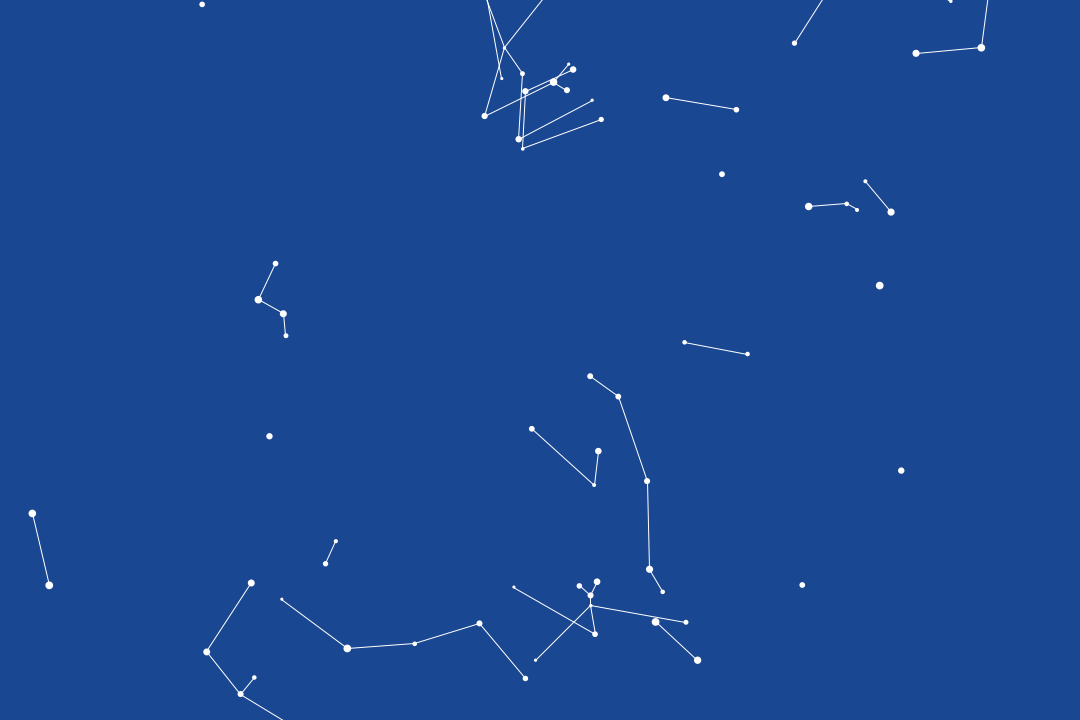
Frame 1 (no input)
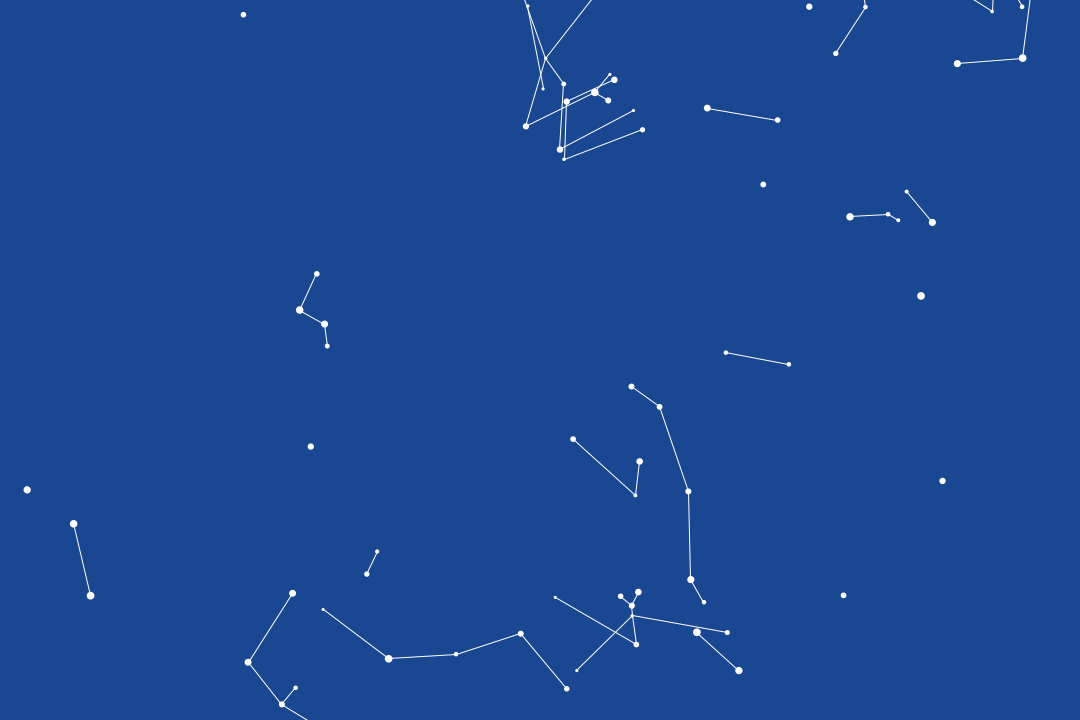
Frame 60 (the mouse pressed at the canvas centre just before this capture)
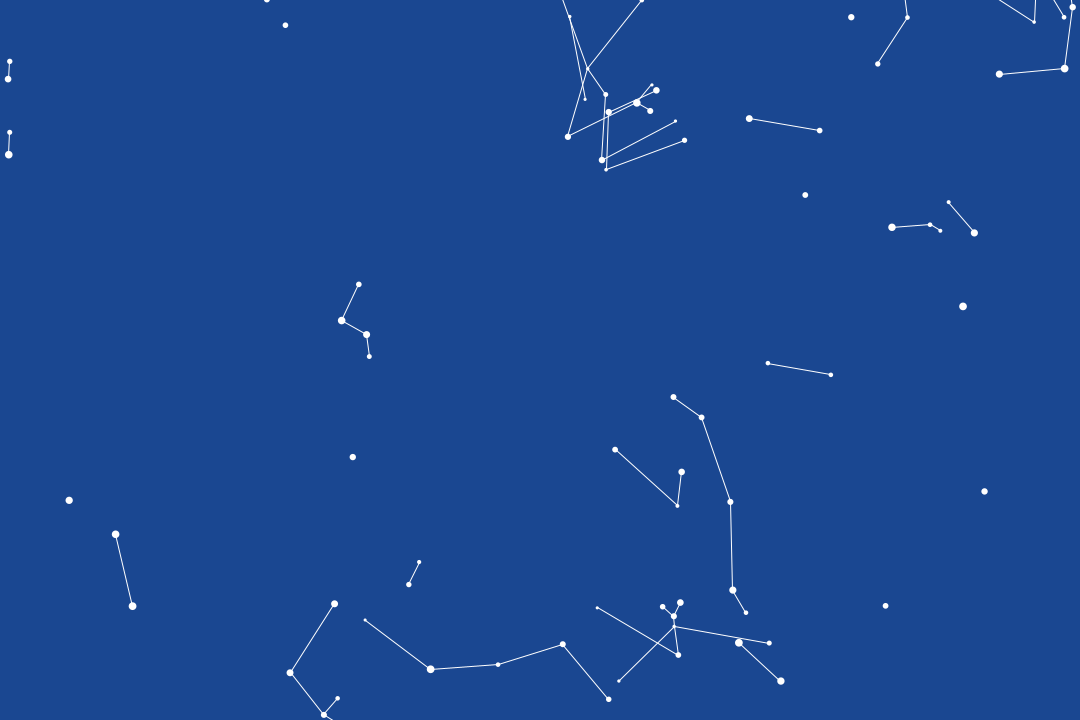
Frame 120 (the mouse held since frame 60 and released just before this capture)

The Processing sketch that drew these frames (run headless with seeded random() and noise(); from frame 60 on, the mouse is pressed at the canvas centre):

// Processing sketch: markov_constellations
// ── markov_constellations.pde
//global defaults
int numConstellations = 100;
float probabilityOfSingleStars = 0;
int minStarsInConstellation = 3;
int maxStarsInConstellation = 12;
float minStarSize = 3;
float maxStarSize = 8;
float speed = 0.7;
float minMagnitude = 5;
float maxMagnitude = 100;
float minAngle = PI/4;

//vector helpers
PVector emptyVector = new PVector(0, 0);

//------TO DO-------
//MERGE AFTER SENTENCE EXPANSION (to get rid of matching commits) :P :P :P
//Reference constellation colors; too many arguments being passed on
//Reconsider singleStar catch
//Intersection check
//Closed loops


Constellation[] constellations;

void setup() {
  //generate constellations
  size(1080, 720);
  background(#1a4791);
  constellations = new Constellation[numConstellations];
  for (int i = 0; i < numConstellations; i++) {
    constellations[i] = new Constellation(-width, width, -height, height);
  };
}

void draw() {
  //move all constellations
  background(#1a4791);
  for (int i = 0; i < constellations.length; i++) {
    boolean offscreen = true;
    for (int j = 0; j < constellations[i].constellationStars.size(); j++) {
      constellations[i].constellationStars.get(j).update();
      //check if entire constellation is offscreen
      if (constellations[i].constellationStars.get(j).xpos < width && constellations[i].constellationStars.get(j).ypos < height) {
        offscreen = false;
      };
    };
    //if offscreen, replace with new constellation to the left of and slightly above the screen
    if (offscreen) {
      constellations[i] = new Constellation(-width, 0, -height/4, height * 3 / 4);
    };
    for (int j = 0; j < constellations[i].constellationLines.size(); j++) {
      constellations[i].constellationLines.get(j).update();
    };
  };
};


class Constellation {
  //collection of stars and lines which connect them, or single star
  ArrayList<Star> constellationStars = new ArrayList<Star>();
  ArrayList<Line> constellationLines = new ArrayList<Line>();
  FloatDict constellationChain = new FloatDict();
  float r;
  float g;
  float b;
  Constellation (float minx, float maxx, float miny, float maxy) {
    //r = random(0, 255);
    //g = random(0, 255 - r);
    //b = random(0, 255 - g);
    r = 255;
    g = 255;
    b = 255;
    float startX = random(minx, maxx);
    float startY = random(miny, maxy);
    constellationChain.set("0", 0.5);
    constellationChain.set("1", 0.35);
    constellationChain.set("2", 0.1);
    constellationChain.set("3", 0.05);
    constellationStars.add(new Star(startX, startY, random(minStarSize, maxStarSize), r, g, b));
    float singleStar = random(0, 1);
    if (singleStar > probabilityOfSingleStars) {
      workFromNode(this, constellationStars.get(0));
    };
  };
};

void workFromNode(Constellation constellation, Star node) {
  //recursively evaluates whether to grow from node, how many new vectors to draw, and where to place them
  float nextMoveProb = random(0, 1);
  String nextMove = "";
  for (int i = 0; i < constellation.constellationChain.keyArray().length; i++) {
    if (nextMoveProb <= constellation.constellationChain.get(constellation.constellationChain.keyArray()[i])) {
      nextMove = constellation.constellationChain.keyArray()[i];
      break;
    } else {
      nextMoveProb -= constellation.constellationChain.get(constellation.constellationChain.keyArray()[i]);
    }
  }
  int newNodes = int(nextMove);
  for (int j = 0; j < newNodes; j++) {
    //make new node or connect to old node; lower probability of connecting to old node if selected
    //only make new vector if newVector function was able to find a nonconflicting option within 10 tries (arbitrary value)
    PVector newVector = newVector(constellation, node);
    if (newVector != emptyVector){
      float x = newVector.x + node.xpos;
      float y = newVector.y + node.ypos;
      Star newStar = new Star(x, y, random(minStarSize, maxStarSize), constellation.r, constellation.g, constellation.b);
      constellation.constellationStars.add(newStar);
      constellation.constellationLines.add(new Line(node, newStar, constellation.r, constellation.g, constellation.b));
      workFromNode(constellation, newStar);
    };
    //allow for old node to fail and reset if not possible without a collision
    //make new node and/or path, evaluate new node if applicable
  }
};

class Star {
  //set of coordinates, radius, and color
  float xpos, ypos, size, red, green, blue;
  Star (float x, float y, float s, float r, float g, float b) {
    xpos = x;
    ypos = y;
    size = s;
    red = r;
    green = g;
    blue = b;
  };
  void update() {
    noStroke();
    fill(red, green, blue);
    xpos += speed;
    ypos += speed / 4;
    ellipse(xpos, ypos, size, size);
  };
};

boolean intersect(Star star1, PVector vector1, Star star2, PVector vector2){
  //find point of intersection of lines; return true if overlap
  float line1_slope, line2_slope, line1_b, line2_b, int_x, line1_x1, line1_x2, line1_y1, line1_y2, line2_x1, line2_x2, line2_y1, line2_y2;
  line1_x1 = star1.xpos;
  line1_x2 = star1.xpos + vector1.x; 
  line1_y1 = star1.ypos;
  line1_y2 = star1.ypos + vector1.y;
  line2_x1 = star2.xpos;
  line2_x2 = star2.xpos + vector2.x; 
  line2_y1 = star2.ypos;
  line2_y2 = star2.ypos + vector2.y;
  if (max(line1_x1, line1_x2) < min(line2_x1, line2_x2) || max(line1_y1, line1_y2) < min(line2_y1, line2_y2)){
    return true;
  }
  
  line1_slope = (line1_y2 - line1_y1) / (line1_x2 - line1_x1);
  line2_slope = (line2_y2 - line2_y1) / (line2_x2 - line2_x1);
  line1_b = line1_y1 - line1_slope * line1_x1;
  line2_b = line2_y1 - line2_slope * line2_x1;
  
  int_x = (line2_b - line1_b) / (line1_slope - line2_slope);
  
  //check if both line segments' domains cover the point of their lines' intersection
  if (int_x < max(line1_x1, line2_x1) || int_x > min(line1_x2, line1_x2)){
      return true;
  }

  return false;
};

PVector newVector(Constellation constellation, Star node) {
  //creates new vector sprouting from end of old vector
  //empty vector is used as check for starting vector of constellation
  float angle;
  float magnitude = random(minMagnitude, maxMagnitude);
  PVector vector = new PVector();
  boolean angleConflicts = true;
  
  //evaluate for minimum angle against all vectors in constellation that contain the new vector's start point
  int counter = 0;
  while (counter < 10 && angleConflicts == true){
    counter += 1;
    angleConflicts = false;
    angle = random(0, 2 * PI);
    vector = new PVector(cos(angle) * magnitude, sin(angle) * magnitude);
    PVector newUnitVector = findUnitVector(0, 0, vector.x, vector.y);
    for (int i = 0; i < constellation.constellationLines.size(); i++){
      Line existingLine = constellation.constellationLines.get(i);
      float star1x = existingLine.lineStars[0].xpos;
      float star1y = existingLine.lineStars[0].ypos;
      float star2x = existingLine.lineStars[1].xpos;
      float star2y = existingLine.lineStars[1].ypos;
      PVector existingVector = emptyVector;
      
      if (existingLine.lineStars[0] == node){
        existingVector = findUnitVector(star1x, star1y, star2x, star2y);
      } else if (existingLine.lineStars[1] == node){
        existingVector = findUnitVector(star2x, star2y, star1x, star1y);
      };
      
      if (existingVector != emptyVector){
        float proposedAngle = findAngle(newUnitVector, existingVector);
        while (proposedAngle > 2 * PI){
          proposedAngle -= 2 * PI;
        };
        while (proposedAngle < -2 * PI){
          proposedAngle += 2 * PI;
        };
        if (proposedAngle < minAngle || proposedAngle > 360 - minAngle){
          angleConflicts = true;
          break;
        };
      };
    };
  };
  if (!angleConflicts) {
    return vector;
  }
  return emptyVector;
}

PVector findUnitVector(float x1, float y1, float x2, float y2) {
  //calculates normal vector between stars (in order), converts to unit vector
  PVector normalVector = new PVector(x2 - x1, y2 - y1);
  float d = sqrt(sq(normalVector.x) + sq(normalVector.y));
  PVector unitVector = new PVector(normalVector.x/d, normalVector.y/d);
  return unitVector;
};

float findAngle(PVector vector1, PVector vector2) {
  //finds angle between two vectors, assuming same starting point
  float angle = acos(vector1.dot(vector2));
  return angle;
};

class Line {
  //line between two stars
  Star[] lineStars;
  float red, green, blue;
  Line (Star star1, Star star2, float r, float g, float b) {
    lineStars = new Star[2];
    lineStars[0] = star1;
    lineStars[1] = star2;
    red = r;
    green = g;
    blue = b;
  };
  void update() {
    stroke(red, green, blue);
    line(lineStars[0].xpos, lineStars[0].ypos, lineStars[1].xpos, lineStars[1].ypos);
  };
};
